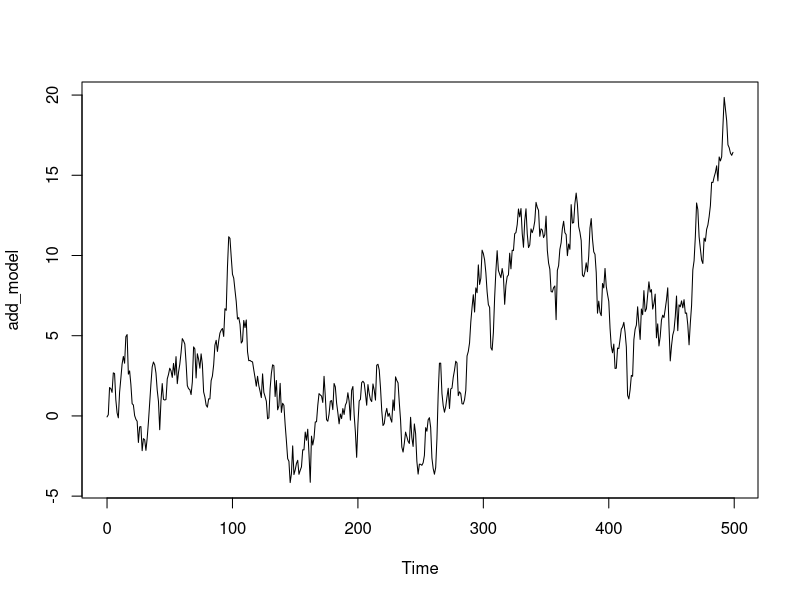
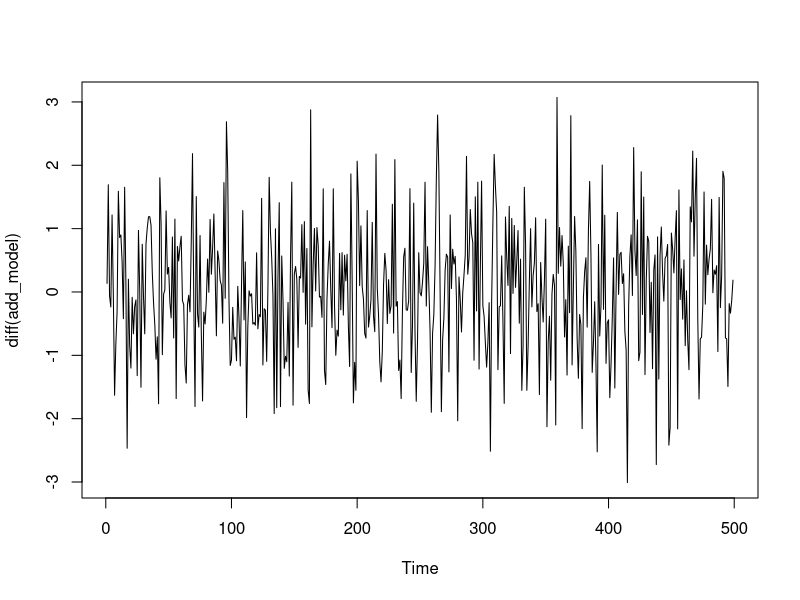
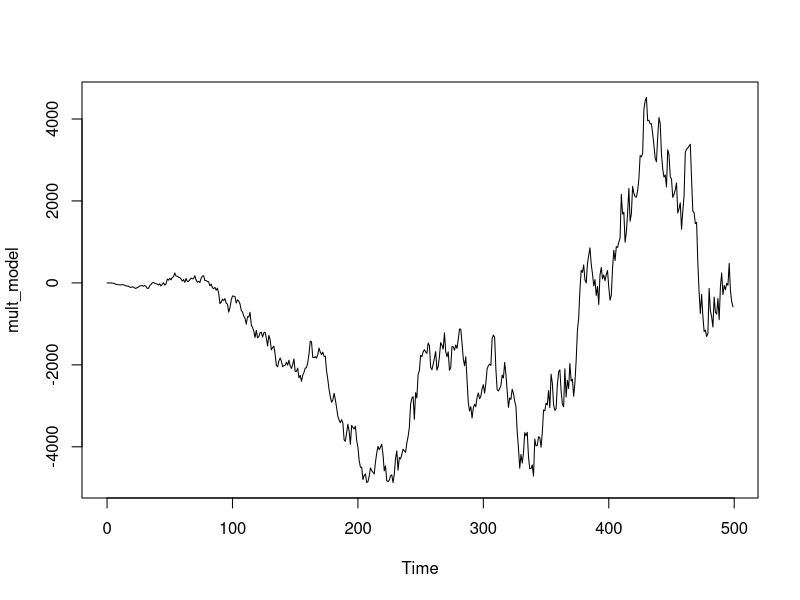
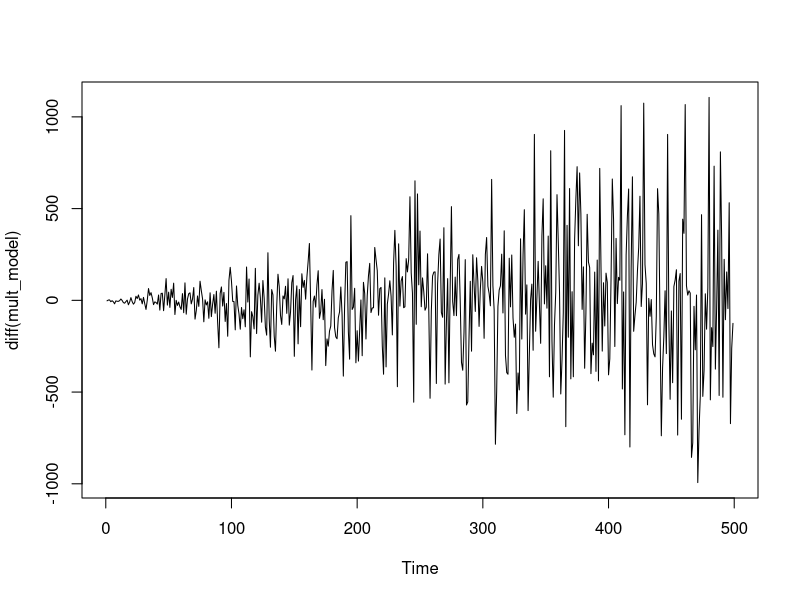

R code for these plots, in order:
#Fixando semente para permitir a replicação
set.seed(123)

#Modelo aditivo da forma
#a*sin(2*pi*t/12)  + u_t, onde u_t é passeio aleatório
add_model = ts(sin(2*pi*1:500/12) + cumsum(rnorm(500)),start= 0)
plot(add_model)
plot(diff(add_model))

#Modelo multiplicativo da forma
#a*t*u_t, onde u_t é passeio aleatório
mult_model = ts(1:500*cumsum(rnorm(500)),start= 0)
plot(mult_model)
plot(diff(mult_model))